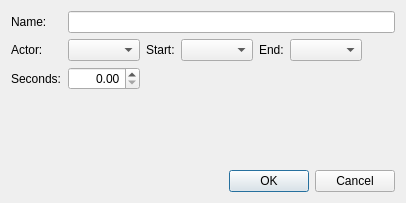
<?xml version="1.0" encoding="UTF-8"?>
<ui version="4.0">
 <class>FormSubdialogSceneTimerAction</class>
 <widget class="QDialog" name="FormSubdialogSceneTimerAction">
  <property name="geometry">
   <rect>
    <x>0</x>
    <y>0</y>
    <width>406</width>
    <height>203</height>
   </rect>
  </property>
  <property name="windowTitle">
   <string>Scene Timer Action</string>
  </property>
  <layout class="QVBoxLayout" name="verticalLayout">
   <item>
    <layout class="QGridLayout" name="gridLayout">
     <item row="1" column="6">
      <spacer name="horizontalSpacer">
       <property name="orientation">
        <enum>Qt::Horizontal</enum>
       </property>
       <property name="sizeHint" stdset="0">
        <size>
         <width>40</width>
         <height>20</height>
        </size>
       </property>
      </spacer>
     </item>
     <item row="1" column="1">
      <widget class="QComboBox" name="actor"/>
     </item>
     <item row="1" column="0">
      <widget class="QLabel" name="label_2">
       <property name="text">
        <string>Actor:</string>
       </property>
       <property name="buddy">
        <cstring>actor</cstring>
       </property>
      </widget>
     </item>
     <item row="0" column="0">
      <widget class="QLabel" name="label">
       <property name="text">
        <string>Name:</string>
       </property>
       <property name="buddy">
        <cstring>name</cstring>
       </property>
      </widget>
     </item>
     <item row="0" column="1" colspan="6">
      <widget class="QLineEdit" name="name"/>
     </item>
     <item row="1" column="3">
      <widget class="QComboBox" name="phaseStart"/>
     </item>
     <item row="1" column="2">
      <widget class="QLabel" name="label_3">
       <property name="text">
        <string>Start:</string>
       </property>
       <property name="buddy">
        <cstring>phaseStart</cstring>
       </property>
      </widget>
     </item>
     <item row="1" column="5">
      <widget class="QComboBox" name="phaseEnd"/>
     </item>
     <item row="1" column="4">
      <widget class="QLabel" name="label_4">
       <property name="text">
        <string>End:</string>
       </property>
       <property name="buddy">
        <cstring>phaseEnd</cstring>
       </property>
      </widget>
     </item>
     <item row="2" column="0">
      <widget class="QLabel" name="label_5">
       <property name="text">
        <string>Seconds:</string>
       </property>
       <property name="buddy">
        <cstring>duration</cstring>
       </property>
      </widget>
     </item>
     <item row="2" column="1">
      <widget class="QDoubleSpinBox" name="duration">
       <property name="alignment">
        <set>Qt::AlignRight|Qt::AlignTrailing|Qt::AlignVCenter</set>
       </property>
      </widget>
     </item>
    </layout>
   </item>
   <item>
    <widget class="DKPapyrusFragmentFunctionPicker" name="fragment">
     <property name="headerText">
      <string>Run script when timer finishes</string>
     </property>
    </widget>
   </item>
   <item>
    <layout class="QHBoxLayout" name="horizontalLayout_3">
     <item>
      <spacer name="horizontalSpacer_2">
       <property name="orientation">
        <enum>Qt::Horizontal</enum>
       </property>
       <property name="sizeHint" stdset="0">
        <size>
         <width>40</width>
         <height>20</height>
        </size>
       </property>
      </spacer>
     </item>
     <item>
      <widget class="QPushButton" name="buttonOK">
       <property name="text">
        <string>OK</string>
       </property>
      </widget>
     </item>
     <item>
      <widget class="QPushButton" name="buttonCancel">
       <property name="text">
        <string>Cancel</string>
       </property>
      </widget>
     </item>
    </layout>
   </item>
  </layout>
 </widget>
 <customwidgets>
  <customwidget>
   <class>DKPapyrusFragmentFunctionPicker</class>
   <extends>QWidget</extends>
   <header>widgets/DKPapyrusFragmentFunctionPicker.h</header>
  </customwidget>
 </customwidgets>
 <tabstops>
  <tabstop>name</tabstop>
  <tabstop>actor</tabstop>
  <tabstop>phaseStart</tabstop>
  <tabstop>phaseEnd</tabstop>
  <tabstop>duration</tabstop>
  <tabstop>fragment</tabstop>
  <tabstop>buttonOK</tabstop>
  <tabstop>buttonCancel</tabstop>
 </tabstops>
 <resources/>
 <connections/>
</ui>
